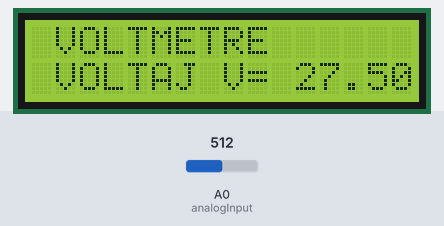
A sketch run on a simulated Arduino Uno, built with avr-gcc and run on an emulated ATmega328P. Parts: 16×2 character LCD. The test bench sets the inputs (shaded band); at power-on: A0 (analogInput) = 512.

Above: at 1.2 s.
1.3 s: A0 (analogInput) set to 716
At 2.9 s:
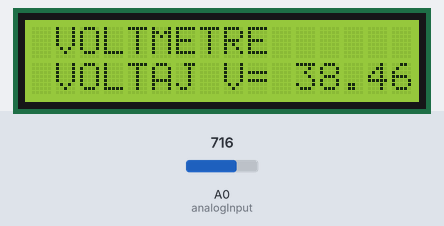
3.5 s: A0 (analogInput) set to 900
At 4.6 s:
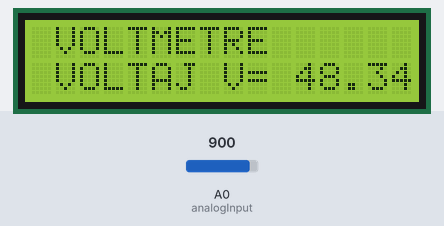
5.5 s: A0 (analogInput) set to 1023
At 7.5 s:
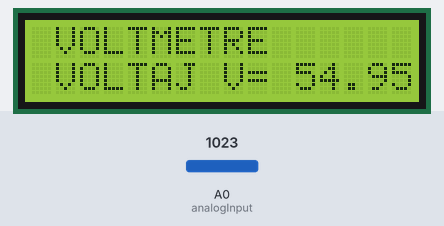
Timing chart, 0 to 9.0 s (numbered marks = the images above; inputs shaded):
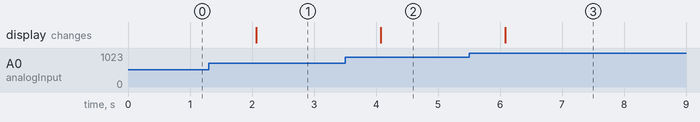

Measured:
- after the input at 1.3 s, the display: changes after 0.77 s (image 1)
- after the input at 3.5 s, the display: changes after 0.58 s (image 2)
- after the input at 5.5 s, the display: changes after 0.58 s (image 3)

The sketch:

voltmetre.ino
```cpp
#include <LiquidCrystal.h> //lcd kütüphanesi
LiquidCrystal  lcd(12,11,5,4,3,2); //lcd baglantı pinleri
int analogInput = 0;
float vout = 0.0;
float vin = 0.0;
float R1 = 10000.0; // 10K ohm direnç
float R2 = 1000.0; // 1K ohm direnç
int value = 0;
void setup(){
  pinMode(analogInput, INPUT);
  lcd.begin(16, 2);
  lcd.setCursor(1, 0);
  lcd.print("VOLTMETRE"); }
  void loop(){

value = analogRead(analogInput);
vout = (value * 5.0) / 1024.0; vin = vout / (R2/(R1+R2)); if (vin<0.09) { vin=0.0; } lcd.setCursor(1, 1); lcd.print("VOLTAJ V= "); lcd.print(vin); delay(1000); }
```
